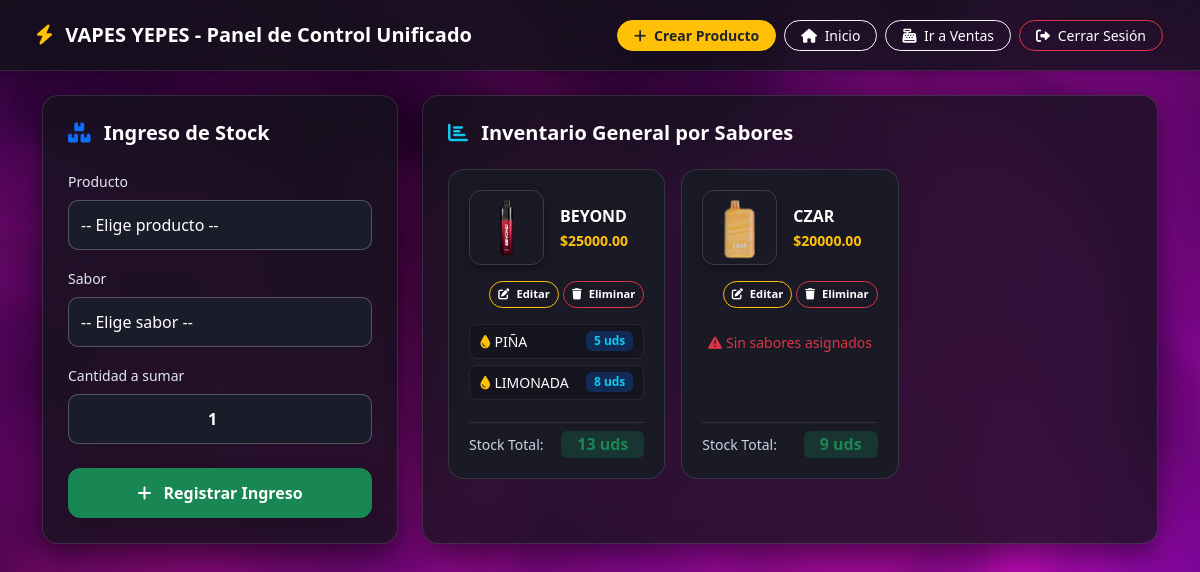
Screenshot of /vendedor/panel-general/ (signed in) with the database file from the repository.
### tienda/models.py (models this page shows, shortened)
class Producto(models.Model):
    nombre = models.CharField(max_length=150)
    descripcion = models.TextField(blank=True)
    precio = models.DecimalField(max_digits=10, decimal_places=2)
    stock = models.PositiveIntegerField(default=0) # Stock total (suma de todos los sabores)
    imagen = models.ImageField(upload_to='productos/', blank=True, null=True)
    disponible = models.BooleanField(default=True)
    sabores = models.ManyToManyField(Sabor, through='ProductoSabor', blank=True)
    fecha_creacion = models.DateTimeField(auto_now_add=True)
    class Meta:
        ordering = ['-fecha_creacion']

class ProductoSabor(models.Model):
    producto = models.ForeignKey(Producto, on_delete=models.CASCADE)
    sabor = models.ForeignKey(Sabor, on_delete=models.CASCADE)
    stock_sabor = models.PositiveIntegerField(default=0) # Unidades específicas de este sabor
    imagen_sabor = models.ImageField(upload_to='sabores_productos/', blank=True, null=True) # Foto exclusiva de este sabor

class Sabor(models.Model):
    nombre = models.CharField(max_length=100)
    disponible = models.BooleanField(default=True)

### vendedor/views.py (the view, shortened to what this page needs)
# urls.py: path('panel-general/', views.panel_general, name='panel_general'),
@staff_member_required
def panel_general(request):
    productos = Producto.objects.all()
    context = {
        'productos': productos,
    }
    return render(request, 'vendedor/panel_general.html', context)

### vendedor/templates/vendedor/panel_general.html (shortened to what this page needs)
<!DOCTYPE html>
<html lang="es">
<head>
    {% load static %}
    <link href="https://cdn.jsdelivr.net/npm/bootstrap@5.3.0/dist/css/bootstrap.min.css" rel="stylesheet">
    <link rel="stylesheet" href="https://cdnjs.cloudflare.com/ajax/libs/font-awesome/6.0.0/css/all.min.css">
</head>
<body>
    <nav class="navbar navbar-custom shadow-sm mb-4">
        <div class="container-fluid">
            <a class="navbar-brand fw-bold" href="{% url 'vendedor:menu_principal' %}">
                <i class="fa-solid fa-bolt me-2 text-warning"></i> VAPES YEPES - Panel de Control Unificado
            </a>
            <div class="d-flex gap-2 align-items-center">
                <a href="{% url 'vendedor:crear_producto' %}" class="btn btn-warning fw-bold text-dark btn-sm rounded-pill px-3 shadow">
                    <i class="fa-solid fa-plus me-1"></i> Crear Producto
                </a>
                <a href="{% url 'vendedor:menu_principal' %}" class="btn btn-outline-light btn-sm rounded-pill px-3">
                    <i class="fa-solid fa-house me-1"></i> Inicio
                </a>
                <a href="{% url 'vendedor:panel' %}" class="btn btn-outline-light btn-sm rounded-pill px-3">
                    <i class="fa-solid fa-cash-register me-1"></i> Ir a Ventas
                </a>
                <a href="/admin/logout/" class="btn btn-outline-danger btn-sm rounded-pill px-3">
                    <i class="fa-solid fa-right-from-bracket me-1"></i> Cerrar Sesión
                </a>
            </div>
        </div>
    </nav>
    <div class="container my-4" style="position: relative; z-index: 1;">
        <div class="row g-4">
            <div class="col-md-4">
                <div class="glass-card h-100">
                    <h4 class="mb-4 fw-bold fs-5">
                        <i class="fa-solid fa-boxes-stacked me-2 text-primary"></i> Ingreso de Stock
                    </h4>
                    <form method="POST">
                        <div class="mb-3">
                            <label class="form-label small">Producto</label>
                            <select name="producto_id" class="form-select" required>
                                <option value="">-- Elige producto --</option>
                            </select>
                        </div>
                        <div class="mb-3">
                            <label class="form-label small">Sabor</label>
                            <select name="sabor_id" class="form-select" required>
                                <option value="">-- Elige sabor --</option>
                            </select>
                        </div>
                        <div class="mb-4">
                            <label class="form-label small">Cantidad a sumar</label>
                            <input type="number" name="cantidad" class="form-control text-center fw-bold" min="1" value="1" required>
                        </div>
                        <button type="submit" class="btn btn-success btn-modern w-100 text-white shadow">
                            <i class="fa-solid fa-plus me-2"></i> Registrar Ingreso
                        </button>
                    </form>
                </div>
            </div>
            <div class="col-md-8">
                <div class="glass-card h-100">
                    <h4 class="mb-4 fw-bold fs-5">
                        <i class="fa-solid fa-chart-bar me-2 text-info"></i> Inventario General por Sabores
                    </h4>
                    <div class="row g-3">
                        {% for p in productos %}
                            <div class="col-md-6 col-lg-4">
                                <div class="product-sub-card">
                                    <div>
                                        <div class="d-flex align-items-center mb-3">
                                            {% if p.imagen %}
                                                <img src="{{ p.imagen.url }}" alt="{{ p.nombre }}" class="product-img me-3">
                                            {% else %}
                                                <div class="bg-primary bg-opacity-25 text-info rounded-3 d-flex align-items-center justify-content-center me-3 product-img flex-shrink-0">
                                                    <i class="fa-solid fa-box fs-4"></i>
                                                </div>
                                            {% endif %}
                                            <div style="overflow: hidden; width: 100%;">
                                                <span class="fw-bold fs-6 text-white d-block text-truncate">{{ p.nombre }}</span>
                                                <span class="text-warning small fw-bold">${{ p.precio }}</span>
                                            </div>
                                        </div>
                                        <div class="mb-3 d-flex justify-content-end gap-1">
                                            <a href="{% url 'vendedor:editar_producto' p.id %}" class="btn btn-outline-warning btn-sm py-1 px-2 rounded-pill fw-bold" style="font-size: 0.7rem;">
                                                <i class="fa-solid fa-pen-to-square me-1"></i> Editar
                                            </a>
                                            <a href="{% url 'vendedor:eliminar_producto' p.id %}" class="btn btn-outline-danger btn-sm py-1 px-2 rounded-pill fw-bold" style="font-size: 0.7rem;" onclick="return confirm('¿Estás seguro de eliminar este producto por completo?');">
                                                <i class="fa-solid fa-trash me-1"></i> Eliminar
                                            </a>
                                        </div>
                                        <div class="mb-3" style="max-height: 130px; overflow-y: auto;">
                                            {% if p.productosabor_set.all %}
                                                {% for ps in p.productosabor_set.all %}
                                                    <div class="sabor-row-item">
                                                        <small class="text-truncate text-white" style="max-width: 65%;">
                                                            <i class="fa-solid fa-droplet text-warning me-1"></i>{{ ps.sabor.nombre }}
                                                        </small>
                                                        <span class="badge bg-primary bg-opacity-25 text-info px-2 py-1" style="font-size: 0.75rem;">
                                                            {{ ps.stock_sabor }} uds
                                                        </span>
                                                    </div>
                                                {% endfor %}
                                            {% else %}
                                                <small class="text-danger d-block text-center py-2">
                                                    <i class="fa-solid fa-triangle-exclamation me-1"></i>Sin sabores asignados
                                                </small>
                                            {% endif %}
                                        </div>
                                    </div>
                                    <div class="d-flex justify-content-between align-items-center pt-2 border-top border-secondary border-opacity-25">
                                        <span class="text-custom-muted small">Stock Total:</span>
                                        <span class="badge bg-success bg-opacity-25 text-success px-3 py-1.5 fw-bold fs-6">{{ p.stock }} uds</span>
                                    </div>
                                </div>
                            </div>
                        {% empty %}
                            <div class="col-12">
                                <div class="product-sub-card text-center py-4">
                                    <p class="text-custom-muted small mb-0">No hay productos registrados en el sistema.</p>
                                </div>
                            </div>
                        {% endfor %}
                    </div>
                </div>
            </div>
        </div>
    </div>
</body>
</html>

### vendedor/templates/vendedor/panel_general.html (style rules this page uses)
:root { --bg-dark: #030305; --card-bg: rgba(18, 19, 26, 0.75); --border-color: rgba(255, 255, 255, 0.12); --neon-purple: #8b5cf6; }
* { margin: 0; padding: 0; box-sizing: border-box; }
body { background-color: var(--bg-dark); color: #ffffff; font-family: 'Segoe UI', Tahoma, Geneva, Verdana, sans-serif; min-height: 100vh; position: relative; overflow-x: hidden; }
.navbar-custom { background: rgba(18, 19, 26, 0.75) !important; backdrop-filter: blur(16px); -webkit-backdrop-filter: blur(16px); border-bottom: 1px solid var(--border-color); padding: 15px 25px; }
.glass-card { background: var(--card-bg); backdrop-filter: blur(16px); -webkit-backdrop-filter: blur(16px); border: 1px solid var(--border-color); border-radius: 16px; box-shadow: 0 10px 30px rgba(0, 0, 0, 0.5); padding: 25px; }
.product-sub-card { background: rgba(25, 27, 38, 0.9); border: 1px solid rgba(255, 255, 255, 0.12); border-radius: 16px; padding: 20px; transition: all 0.3s ease; height: 100%; display: flex; flex-direction: column; justify-content: space-between; }
h1, h2, h3, h4, h5, h6, p, span, small, label, a { color: #ffffff !important; }
.text-custom-muted { color: #cbd5e1 !important; }
.form-label { color: #e2e8f0 !important; font-weight: 500; }
.form-control, .form-select { background: #1a1c29 !important; border: 1px solid rgba(255, 255, 255, 0.25) !important; color: #ffffff !important; border-radius: 10px; padding: 12px; }
.form-select option { background-color: #12131a; color: #ffffff; }
.form-control::placeholder { color: #94a3b8 !important; }
.btn-modern { border-radius: 12px; padding: 12px 20px; font-weight: 600; transition: all 0.2s ease; }
.product-img { width: 75px; height: 75px; object-fit: cover; border-radius: 12px; border: 1px solid rgba(255, 255, 255, 0.15); box-shadow: 0 4px 10px rgba(0,0,0,0.3); }
.sabor-row-item { background: rgba(18, 19, 26, 0.6); border: 1px solid rgba(255, 255, 255, 0.08); border-radius: 8px; padding: 6px 10px; margin-bottom: 6px; display: flex; justify-content: space-between; align-items: center; }

### rows the page displays
Producto: imagen (picture), nombre "BEYOND", precio "25000.00", stock "13"
ProductoSabor: sabor.nombre "PIÑA", stock_sabor "5"
ProductoSabor: sabor.nombre "LIMONADA", stock_sabor "8"
Producto: imagen (picture), nombre "CZAR", precio "20000.00", shows "Sin sabores asignados", stock "9"
